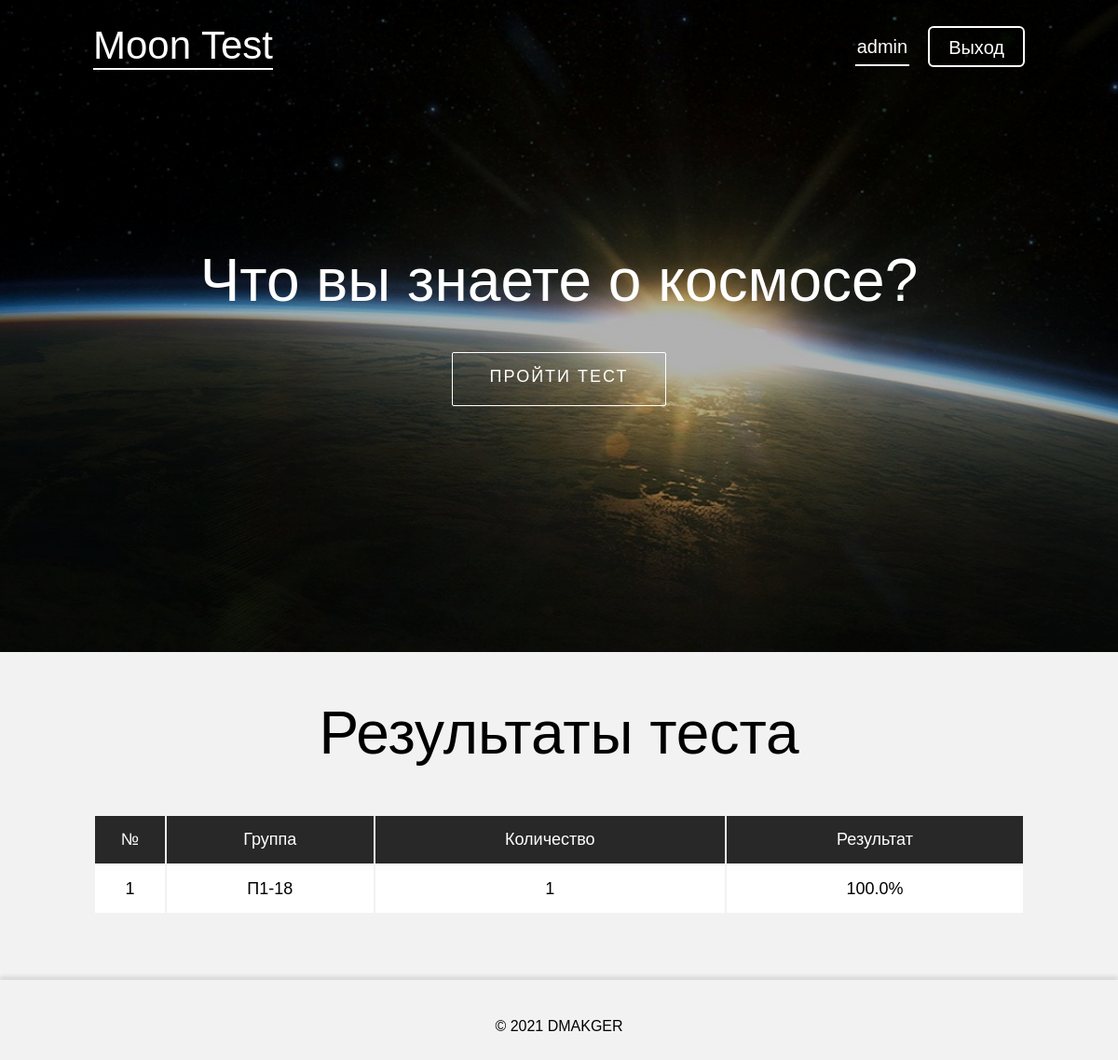
The page /tests/space-is-it/ (signed in) on the database its author committed.
### moon_test_app/models.py (models this page shows, shortened)
class Test(models.Model):
    title = models.CharField(max_length=200)
    url = models.SlugField()
    tag = models.CharField(max_length=50)
    difficult = models.FloatField()
    questions = models.TextField()
    image = models.ImageField()

class ResultTest(models.Model):
    test_id = models.IntegerField()
    name = models.CharField(max_length=200)
    group = models.CharField(max_length=200)
    result = models.FloatField()
    def get_result_group(self, test_id):
        test_results = ResultTest.objects.filter(test_id=test_id)
        groups = dict()
        for obj in test_results:
            if obj.group not in groups:
                groups[obj.group] = {
                    'amount': 0,
                    'result': 0
                }
            groups[obj.group]['amount'] += 1
            groups[obj.group]['result'] += obj.result
        for group in groups:
            groups[group]['result'] = round(groups[group]['result'] / groups[group]['amount'], 2)
        sorted_groups = sorted(groups.items(), key=lambda x: x[1]['result'], reverse=True)
        result_groups = list()
        count = 1
        for group in sorted_groups:
            result_groups.append({
                'number': count,
                'name_group': group[0],
                'number_of_users': group[1]['amount'],
                'result': group[1]['result']
            })
            count += 1
        return result_groups

### moon_test_app/views.py (the view)
# urls.py: path('tests/<slug>/', TestDetailView.as_view(), name='test_detail'),
class TestDetailView(View):
    def get(self, request, slug, *args, **kwargs):
        test = get_object_or_404(Test, url=slug)
        result_groups = ResultTest().get_result_group(test.id)
        return render(request, 'moon_test_app/test_detail.html', context={
            'test': test,
            'groups': result_groups
        })

### moon_test_app/templates/moon_test_app/test_detail.html (shortened to what this page needs)
{% extends './base.html' %}
{% load static %}
{% block content %}
<div class="page-1"
    style="
        background: url(/media/{{test.image}});
        background-repeat: no-repeat;
        background-size: cover;
        background-attachment: fixed;
        background-position: center;
    ">
    <div class="shadow">
        <p class="title">{{ test.title }}</p>
        <a href="{% url 'test_qa' slug=test.url %}" class="start_test">Пройти тест</a>
    </div>
</div>
<div class="page-2">
    {% if groups|length != 0 %}
    <p class="title">Результаты теста</p>
    <table class="results">
        <tr class="title">
            <td class="number">№</td>
            <td class="group">Группа</td>
            <td class="amount">Количество</td>
            <td class="result">Результат</td>
        </tr>
        {% for group in groups %}
        <tr>
            <td class="number">{{ group.number }}</td>
            <td class="group">{{ group.name_group }}</td>
            <td class="amount">{{ group.number_of_users }}</td>
            <td class="result">{{ group.result }}%</td>
        </tr>
        {% endfor %}
    </table>
    {% else %}
    <p class='empty'>Ещё никто не осмелился решить данный тест. Испытаешь ли ты свою судьбу?</p>
    {% endif %}
</div>
{% endblock %}
{% block css %}
    <link rel="stylesheet" href="{% static '/css/test_detail.css' %}">
{% endblock %}

### moon_test_app/templates/moon_test_app/block/header.html
<header class="header">
    <div class="case-logo">
        <a href="/" class="logo">moon test</a>
    </div>
    <div class="sign">
        {% if user.is_authenticated %}
            <p class="login">{{ user }}</p>
            <a href="{% url 'signout' %}" class="sign_out">Выход</a>
        {% else %}
            <a href="{% url 'signin' %}" class="sign_in">Вход</a>
            <a href="{% url 'signup' %}" class="sign_up">Регистрация</a>
        {% endif %}
    </div>
</header>

### moon_test_app/static/css/base.css (style rules this page uses)
*, *::before, *::after { margin: 0; padding: 0; }
a { text-decoration: none; }
body { background-color: #F2F2F2; font-family: 'William', sans-serif; }
header { width: 100%; height: 100px; position: relative; box-shadow: 0px 4px 4px rgba(0, 0, 0, 0.1); }
header .case-logo { float: left; height: 100%; display: flex; }
header .case-logo a.logo { margin: auto 0; margin-left: 100px; text-transform: capitalize; font-size: 42px; border-bottom: 2px solid #282828; color: #000; text-decoration: none; }
header .sign { float: right; height: 100%; display: flex; margin-right: 80px; }
header p.login { cursor: pointer; border-bottom: 2px solid #282828; height: 20px; padding: 10px 2px; margin: auto 0; margin-right: 20px; font-size: 20px; color: #000; text-decoration: none; transition: ease 0.3s; }
header a.sign_in, header a.sign_up, header a.sign_out { border: 2px solid #282828; border-radius: 6px; height: 20px; padding: 10px 20px; margin: auto 0; margin-right: 20px; font-size: 20px; color: #000; transition: ease 0.2s; text-decoration: none; }

### moon_test_app/static/css/test_detail.css (style rules this page uses)
header.header { position: absolute; box-shadow: none; }
header.header a.logo, header.header p.login { color: #fff; border-bottom: 2px solid #fff; }
header a.sign_in, header a.sign_up, header a.sign_out { color: #fff; border: 2px solid #fff; }
.page-1 { height: 90vh; max-height: 700px; display: flex; align-items: center; justify-content: center; text-align: center; color: #fff; }
.shadow { background: rgba(0, 0, 0, 0.3); width: 100%; height: 100%; display: flex; flex-direction: column; align-items: center; justify-content: center; transition: ease 0.25s; }
.page-1 p.title { font-size: 64px; margin-bottom: 40px; }
.page-1 a.start_test { padding: 15px 40px 20px; border: 1px solid #fff; border-radius: 2px; color: #fff; text-decoration: none; font-family: 'Basic', sans-serif; font-size: 18px; transition: ease 0.25s; text-transform: uppercase; letter-spacing: 2px; }
.page-2 { max-width: 1000px; display: flex; flex-direction: column; justify-content: center; align-items: center; margin: 50px auto 20px; }
.page-2 p.title { font-size: 64px; text-align: center; margin-bottom: 50px; }
.page-2 table { width: 100%; margin-bottom: 50px; }
.page-2 table tr.title td { background-color: #282828; color: #fff; }
.page-2 table tr.title td { font-size: 18px; padding: 15px 0px; border: none; }
.page-2 table td { background-color: #fff; padding: 15px 0px; text-align: center; font-size: 18px; }

### rows shown on the page
Test: image (picture), title "Что вы знаете о космосе?"
ResultTest: number "1", name_group "П1-18", number_of_users "1", result "100.0"

### other values the page prints
{{ user }} "admin"
